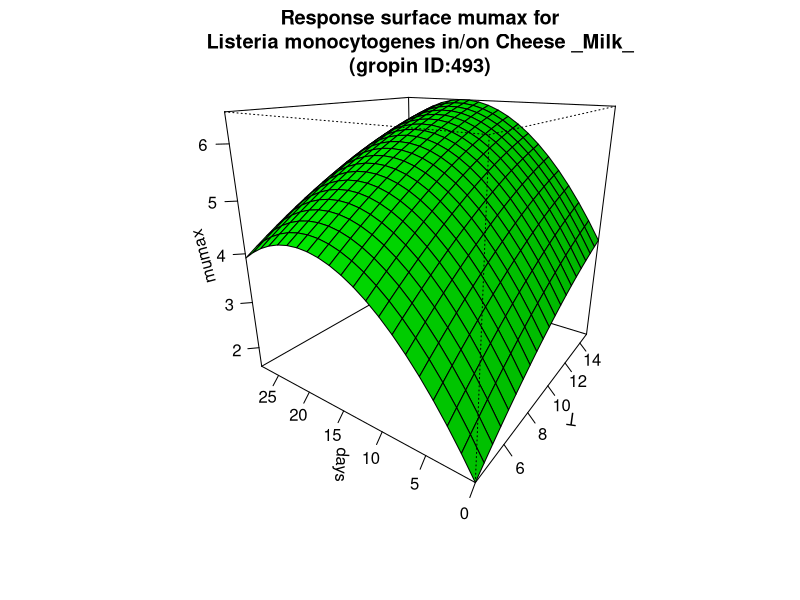

Write R code to recreate this figure.
#############################
# start of Parameter script
#############################
T <- seq(4.004,14.985014985015,length.out=21)
days <- seq(0,27.972027972028,length.out=21)
#############################
# end of Parameter script
#############################
############################# 
# start of Model script Gropin ID 493 
#############################
 
# constant coefficients for this model
 
variables <- data.frame(T,days)
argumentsPar <- expand.grid(variables)
 
# heart of the model
response_surface <- function(T,days) {
   mumax <-0.247+0.297*days+0.363*T-0.0075*(days^2)-0.00832*(T^2)-0.000796*T*days

return(mumax=mumax)
} 

# output parameters
responseSurface <- cbind(argumentsPar,response_surface(argumentsPar['T'],argumentsPar['days']))
colnames(responseSurface) <- c(colnames(argumentsPar),'mumax')
#############################
# End of Model script
#############################
############################# 
# start of Visualisation script Gropin ID 493 
#############################
persp(T,days,matrix(unlist(responseSurface$'mumax'),nrow=21),col = 'green',xlab='T',ylab='days',zlab='mumax',main='Response surface mumax for
Listeria monocytogenes in/on Cheese _Milk_
(gropin ID:493)',theta=305,phi=20,shade=0.25,ticktype = 'detailed')
#############################
# End of Visualisation script
#############################
